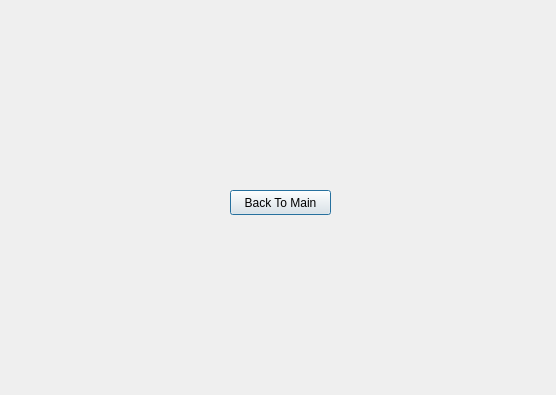
<?xml version="1.0" encoding="UTF-8"?>
<ui version="4.0">
 <class>programWindow</class>
 <widget class="QDialog" name="programWindow">
  <property name="geometry">
   <rect>
    <x>0</x>
    <y>0</y>
    <width>556</width>
    <height>395</height>
   </rect>
  </property>
  <property name="windowTitle">
   <string>Dialog</string>
  </property>
  <widget class="QPushButton" name="pushButton">
   <property name="geometry">
    <rect>
     <x>230</x>
     <y>190</y>
     <width>101</width>
     <height>25</height>
    </rect>
   </property>
   <property name="text">
    <string>Back To Main</string>
   </property>
  </widget>
 </widget>
 <resources/>
 <connections/>
</ui>
